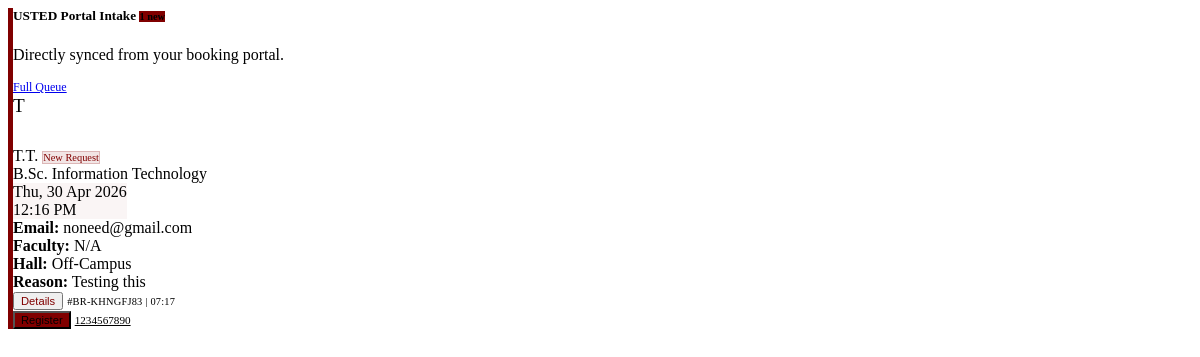
/api/dashboard/intake_list (signed in), run on the app's committed database.
### tables this page shows
CREATE TABLE BookingRequest (
        id INTEGER PRIMARY KEY AUTOINCREMENT,
        reference TEXT UNIQUE,
        full_name TEXT NOT NULL,
        index_number TEXT NOT NULL,
        department TEXT,
        programme TEXT,
        phone TEXT,
        preferred_date DATE,
        preferred_time TEXT,
        reason TEXT,
        status TEXT DEFAULT 'Pending',
        decline_reason TEXT,
        created_at TIMESTAMP DEFAULT CURRENT_TIMESTAMP
    , email TEXT, hall_of_residence TEXT, accepted_at TEXT, global_id TEXT, updated_at TEXT, last_synced_at TEXT, gender TEXT, age INTEGER, is_deleted BOOLEAN DEFAULT 0);

### app.py (the view)
@app.route('/api/dashboard/intake_list')
@login_required
def dashboard_intake_list():
    conn = get_db_connection()
    latest_bookings = []
    try:
        rows = conn.execute('''
            SELECT * FROM BookingRequest
            WHERE status = 'Pending'
            AND reference NOT IN (SELECT COALESCE(booking_ref, '') FROM Appointment WHERE booking_ref IS NOT NULL)
            ORDER BY created_at DESC
            LIMIT 10
        ''').fetchall()
        for b in rows:
            b_dict = dict(b)
            exists = conn.execute(
                "SELECT 1 FROM Student WHERE name = ? OR index_number = ?",
                (b_dict['full_name'], b_dict['index_number'])
            ).fetchone()
            if b_dict.get('phone'):
                b_dict['phone'] = decrypt_field(b_dict['phone'])
            if b_dict.get('email'):
                b_dict['email'] = decrypt_field(b_dict['email'])
            b_dict['is_registered'] = True if exists else False
            latest_bookings.append(b_dict)
        conn.close()
        return render_template('_dashboard_intake.html', latest_bookings=latest_bookings)
    except Exception as e:
        print(f"[AJAX DASHBOARD] Refresh error: {e}")
        try: conn.close()
        except: pass
        return "", 500

### app.py (called while the page is built, shortened)
def ensure_database_initialized():
    global _db_initialization_lock, _db_initialized
    if _db_initialized:
        return

@app.context_processor
def inject_now():
    ctx = {'now': datetime.utcnow()}
    try:
        from flask import session as _s
        if _s.get('logged_in'):
            _conn = get_db_connection()
            count = _conn.execute(
                """SELECT COUNT(*) FROM BookingRequest
                   WHERE status = 'Pending'"""
            ).fetchone()[0]
            _conn.close()
            ctx['latest_booking_count'] = count
    except Exception:
        ctx['latest_booking_count'] = 0
    return ctx

def login_required(f):
    @wraps(f)
    def decorated_function(*args, **kwargs):
        if 'logged_in' not in session:
            return redirect(url_for('welcome'))
        return f(*args, **kwargs)
    return decorated_function

@app.context_processor
def inject_node_info():
    return dict(node_config=node_config.load_config())

@app.context_processor
def inject_notifications():
    if not session.get('logged_in'):
        return {}
    try:
        user_id = session.get('user_id')
        conn = get_db_connection()
        notifs = conn.execute('''
            SELECT * FROM Notification
            WHERE user_id = ? AND is_read = 0
            ORDER BY created_at DESC LIMIT 5
        ''', (user_id,)).fetchall()
        unread_count = conn.execute('''
            SELECT COUNT(*) FROM Notification
            WHERE user_id = ? AND is_read = 0
        ''', (user_id,)).fetchone()[0]
        conn.close()
        return {'notifications': notifs, 'unread_count': unread_count}
    except:
        return {'notifications': [], 'unread_count': 0}

@app.context_processor
def inject_settings():
    try:
        conn = get_db_connection()
        settings_rows = conn.execute(
            "SELECT setting_name, setting_value FROM app_settings").fetchall()
        conn.close()
        settings = {row['setting_name']: row['setting_value']
                    for row in settings_rows}
        return {'settings': settings}
    except:
        return {'settings': {}}

### crypto_utils.py (called while the page is built, shortened)
def _get_fernet():
    global _fernet_instance
    if _fernet_instance is not None:
        return _fernet_instance

### templates/_dashboard_intake.html (shortened to what this page needs)
{% if latest_bookings %}
<div class="mb-5">
    <div class="card border-0 shadow-sm overflow-hidden portal-card">
        <div class="card-header bg-white border-bottom-0 pt-4 px-4 pb-0">
            <div class="d-flex justify-content-between align-items-center">
                <div>
                    <h5 class="fw-bold mb-0 text-dark d-flex align-items-center">
                        USTED Portal Intake
                        <span class="badge rounded-pill ms-2" style="background: #800000; font-size: 0.65rem;">{{ latest_bookings|length }} new</span>
                    </h5>
                    <p class="text-muted small mb-0 mt-1">Directly synced from your booking portal.</p>
                </div>
                <a href="{{ url_for('admin_bookings') }}" class="btn btn-outline-dark btn-sm rounded-pill px-3 fw-bold border-2" style="font-size: 0.75rem;">
                    Full Queue
                </a>
            </div>
        </div>
        <div class="card-body p-0">
            <div class="row g-0">
                {% for bk in latest_bookings[:6] %}
                <div class="col-12 p-3 {% if not loop.last %}border-bottom{% endif %} btn-hover-lift"
                     style="transition: all 0.3s ease; background: var(--glass-bg, #fff);">
                    <div class="d-flex align-items-start gap-3">
                        <div class="rounded-circle bg-primary bg-opacity-10 text-primary fw-bold d-flex align-items-center justify-content-center flex-shrink-0 shadow-sm border border-white"
                             style="width:52px;height:52px;font-size:1.2rem;">
                            {{ bk.full_name[0]|upper if bk.full_name else '?' }}
                        </div>
                        <div class="flex-grow-1 min-w-0">
                            <div class="d-flex align-items-center gap-2 mb-1">
                                <span class="fw-bold text-dark fs-6 text-truncate">{{ bk.full_name }}</span>
                                <span class="badge badge-portal rounded-pill" style="font-size:0.65rem;">New Request</span>
                            </div>
                            <div class="small text-muted mb-1 text-truncate">
                                {{ bk.programme or 'General Enquiry' }}
                            </div>
                            <div class="d-flex align-items-center gap-3 info-strip py-1 px-2 rounded-2 my-2" style="background: rgba(128,0,0,0.04); width: fit-content;">
                                <div class="small fw-medium text-dark">{{ (bk.preferred_date|string).split(' 00:00:00')[0] if bk.preferred_date else 'Today' }}</div>
                                <div class="small text-muted">{{ bk.preferred_time or 'Any' }}</div>
                            </div>
                            <div class="collapse" id="details-{{ bk.id }}">
                                <div class="p-2 bg-light rounded mt-2 border border-light">
                                    <div class="small text-muted"><strong>Email:</strong> {{ bk.email or 'N/A' }}</div>
                                    <div class="small text-muted"><strong>Faculty:</strong> {{ bk.faculty or 'N/A' }}</div>
                                    <div class="small text-muted"><strong>Hall:</strong> {{ bk.hall_of_residence or 'N/A' }}</div>
                                    <div class="small text-dark mt-1"><strong>Reason:</strong> {{ bk.reason or 'No reason provided' }}</div>
                                </div>
                            </div>
                            <div class="d-flex justify-content-between align-items-center mt-2 pt-2 border-top border-light border-opacity-50">
                                <button class="btn btn-link btn-sm p-0 text-decoration-none fw-bold"
                                        type="button" data-bs-toggle="collapse" data-bs-target="#details-{{ bk.id }}"
                                        style="font-size: 0.7rem; color: #800000;">
                                    Details
                                </button>
                                <span class="text-muted" style="font-size:0.65rem; letter-spacing: 0.02em;">
                                    #{{ bk.reference }} | {{ (bk.created_at or '')[11:16] if bk.created_at else 'Just now' }}
                                </span>
                            </div>
                        </div>
                        <div class="d-flex flex-column gap-2 flex-shrink-0 align-items-end">
                            <button onclick="handleRegisterPortalBooking(this, {{ bk.id }})"
                               class="btn btn-sm btn-primary rounded-pill px-3 shadow-sm border-0 fw-bold"
                               style="font-size: 0.7rem; background: var(--brand-primary, #800000);">
                                Register
                            </button>
                            {% if bk.phone %}
                            <a href="tel:{{ bk.phone }}" class="btn btn-sm btn-outline-primary rounded-pill shadow-sm d-flex align-items-center justify-content-center fw-bold"
                               style="width:100%; height:32px; font-size: 0.7rem; border-color: var(--brand-primary); color: var(--brand-primary);">
                                {{ bk.phone }}
                            </a>
                            {% endif %}
                        </div>
                    </div>
                </div>
                {% endfor %}
            </div>
        </div>
    </div>
</div>
{% endif %}

### templates/_dashboard_intake.html (style rules this page uses)
.portal-card { border-left: 5px solid var(--brand-primary, #800000) !important; margin-bottom: 1.5rem !important; }
.badge-portal { background: rgba(128,0,0,0.1) !important; color: #800000 !important; border: 1px solid rgba(128,0,0,0.2) !important; }

### data on the page
BookingRequest: full_name "T", full_name "T.T.", programme "B.Sc. Information Technology", preferred_date "Thu, 30 Apr 2026", preferred_time "12:16 PM", email "noneed@gmail.com", faculty "N/A", hall_of_residence "Off-Campus", reason "Testing this", reference "BR-KHNGFJ83", created_at "07:17", phone "1234567890"

### other printed values
{{ latest_bookings|length }} "1"
